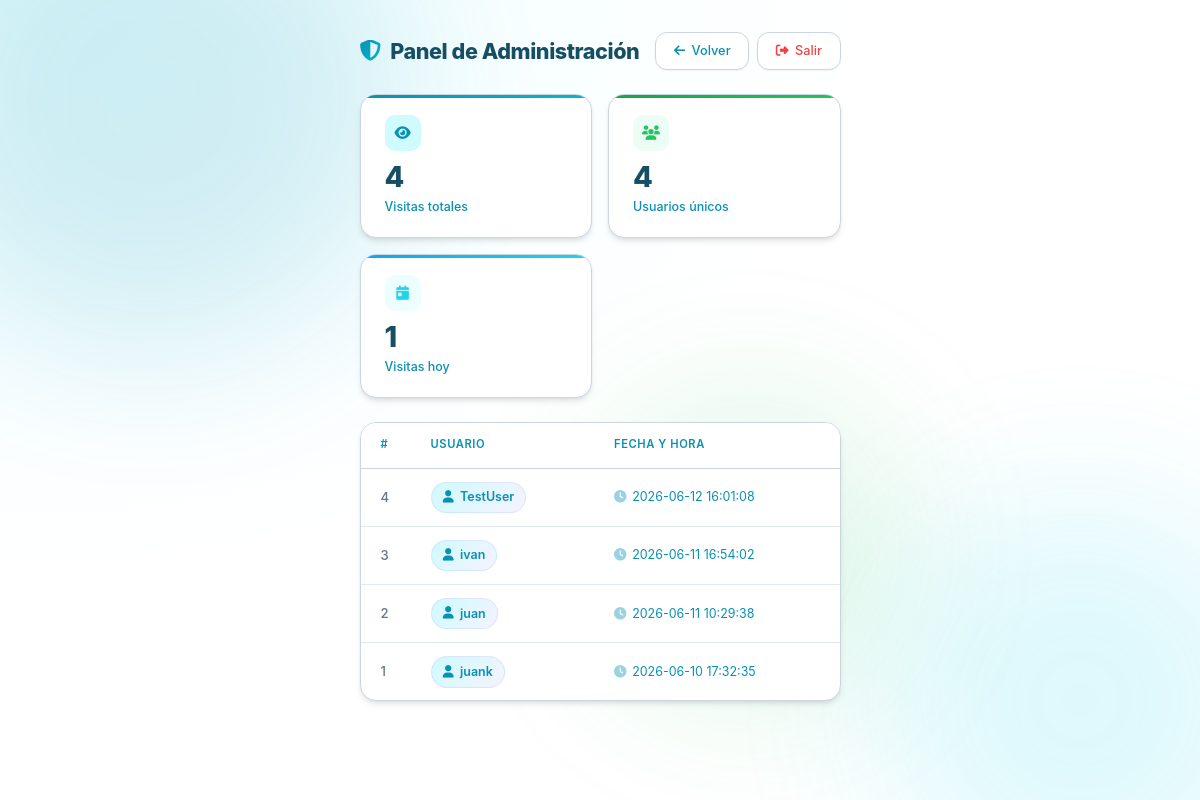
Screenshot of /admin/panel (signed in) with the database file from the repository.
### tables this page shows
CREATE TABLE visitas (
        id INTEGER PRIMARY KEY AUTOINCREMENT,
        nombre TEXT NOT NULL,
        fecha TEXT NOT NULL
    );

### app.py (the view)
@app.route('/admin/panel')
def admin_panel():
    if not session.get('admin'):
        return redirect(url_for('admin_login'))
    visitas = obtener_visitas()
    return render_template('admin.html', visitas=visitas)

### app.py (called while the page is built)
def obtener_visitas():
    conn = sqlite3.connect(DB_PATH)
    conn.row_factory = sqlite3.Row
    rows = conn.execute('SELECT * FROM visitas ORDER BY fecha DESC').fetchall()
    conn.close()
    return [dict(r) for r in rows]

### templates/admin.html (shortened to what this page needs)
<!DOCTYPE html>
<html lang="es" data-theme="light">
<head>
  <link rel="stylesheet" href="https://cdnjs.cloudflare.com/ajax/libs/font-awesome/6.5.1/css/all.min.css">
  <link rel="stylesheet" href="{{ url_for('static', filename='css/style.css') }}">
</head>
<body class="{% if not (visitas is defined and visitas is not none) %}login-mode{% endif %}">
  <div class="bg-orb bg-orb-1" aria-hidden="true"></div>
  <div class="bg-orb bg-orb-2" aria-hidden="true"></div>
  <div class="admin-container">
    {% if visitas is defined and visitas is not none %}
      {% set total = visitas|length %}
      {% set usuarios = visitas|map(attribute='nombre')|unique|list %}
      <div class="admin-header">
        <h1><i class="fas fa-shield-alt" aria-hidden="true"></i> Panel de Administración</h1>
        <div class="admin-actions">
          <a href="{{ url_for('index') }}" class="btn" aria-label="Volver a la guía principal"><i class="fas fa-arrow-left"></i> Volver</a>
          <a href="{{ url_for('admin_logout') }}" class="btn btn-danger" aria-label="Cerrar sesión"><i class="fas fa-sign-out-alt"></i> Salir</a>
        </div>
      </div>
      <div class="stats-bar" role="status" aria-label="Estadísticas de visitas">
        <div class="stat-card">
          <div class="stat-icon"><i class="fas fa-eye" aria-hidden="true"></i></div>
          <div class="stat-number">{{ total }}</div>
          <div class="stat-label">Visitas totales</div>
        </div>
        <div class="stat-card">
          <div class="stat-icon"><i class="fas fa-users" aria-hidden="true"></i></div>
          <div class="stat-number">{{ usuarios|length }}</div>
          <div class="stat-label">Usuarios únicos</div>
        </div>
        <div class="stat-card">
          <div class="stat-icon"><i class="fas fa-calendar-day" aria-hidden="true"></i></div>
          <div class="stat-number" id="today-count">0</div>
          <div class="stat-label">Visitas hoy</div>
        </div>
      </div>
      <div class="admin-table-wrap">
        {% if visitas %}
        <table class="admin-table" aria-label="Registro de visitas">
          <thead>
            <tr>
              <th scope="col">#</th>
              <th scope="col">Usuario</th>
              <th scope="col">Fecha y hora</th>
            </tr>
          </thead>
          <tbody>
            {% for v in visitas %}
            <tr>
              <td class="id-col">{{ v.id }}</td>
              <td><span class="badge-user"><i class="fas fa-user" aria-hidden="true"></i> {{ v.nombre }}</span></td>
              <td class="date-col"><i class="fas fa-clock" style="margin-right:0.35rem;opacity:0.4;" aria-hidden="true"></i>{{ v.fecha[:19].replace('T', ' ') }}</td>
            </tr>
            {% endfor %}
          </tbody>
        </table>
        {% else %}
        <div class="admin-empty">
          <i class="fas fa-inbox" aria-hidden="true"></i>
          <p>No hay visitas registradas aún.</p>
        </div>
        {% endif %}
      </div>
    {% endif %}
  </div>
</body>
</html>

### static/css/style.css (style rules this page uses)
:root { --primary: #0891b2; --primary-hover: #0e7490; --primary-light: #cffafe; --primary-dark: #155e75; --primary-gradient: linear-gradient(135deg, #0891b2, #06b6d4); --primary-glow: 0 0 25px rgba(8,145,178,0.35); --secondary: #22d3ee; --secondary-gradient: linear-gradient(135deg, #0ea5e9, #22d3ee); --success: #22c55e; --success-gradient: linear-gradient(135deg, #16a34a, #22c55e); --warning: #f59e0b; --warning-gradient: linear-gradient(135deg, #f59e0b, #fbbf24); --danger: #ef4444; --danger-gradient: linear-gradient(135deg, #ef4444, #f87171); --bg-primary: #ffffff; --bg-secondary: #ffffff; --bg-tertiary: #ecfeff; --bg-sidebar: #ffffff; --bg-sidebar-bottom: #ecfeff; --bg-sidebar-hover: #cffafe; --bg-card: #ffffff; --bg-gradient: radial-gradient(ellipse at top left, #ecfeff, transparent 50%), radial-gradient(ellipse at bottom right, #ffffff, transparent 50%); --text-primary: #164e63; --text-secondary: #0891b2; --text-muted: #64748b; --text-sidebar: #164e63; --text-sidebar-active: #0891b2; --text-on-primary: #ffffff; --border: #cbd5e1; --border-light: #e2e8f0; --shadow-sm: 0 1px 2px rgba(0,0,0,0.05); --shadow: 0 4px 6px -1px rgba(0,0,0,0.1), 0 2px 4px -1px rgba(0,0,0,0.06); --shadow-md: 0 10px 15px -3px rgba(0,0,0,0.1), 0 4px 6px -2px rgba(0,0,0,0.05); --shadow-lg: 0 20px 25px -5px rgba(0,0,0,0.1), 0 10px 10px -5px rgba(0,0,0,0.04); --shadow-xl: 0 25px 50px -12px rgba(0,0,0,0.25); --shadow-glow: 0 0 25px rgba(79,70,229,0.2); --radius-sm: 8px; --radius: 12px; --radius-md: 16px; --radius-lg: 20px; --radius-xl: 24px; --code-bg: #1e293b; --code-text: #f8fafc; --sidebar-width: 280px; --transition-fast: 0.15s ease; --transition: 0.25s ease; --transition-slow: 0.4s cubic-bezier(0.4, 0, 0.2, 1); }
* { margin: 0; padding: 0; box-sizing: border-box; }
body { font-family: 'Fira Sans', system-ui, -apple-system, sans-serif; background: var(--bg-secondary); background-image: var(--bg-gradient); color: var(--text-primary); line-height: 1.6; display: flex; min-height: 100vh; transition: background 0.3s, color 0.3s; -webkit-font-smoothing: antialiased; }

### rows the page displays
visitas: id "4", nombre "TestUser", fecha "2026-06-12 16:01:08"
visitas: id "3", nombre "ivan", fecha "2026-06-11 16:54:02"
visitas: id "2", nombre "juan", fecha "2026-06-11 10:29:38"
visitas: id "1", nombre "juank", fecha "2026-06-10 17:32:35"

### other values shown
{{ total }} "4"
{{ usuarios|length }} "4"
